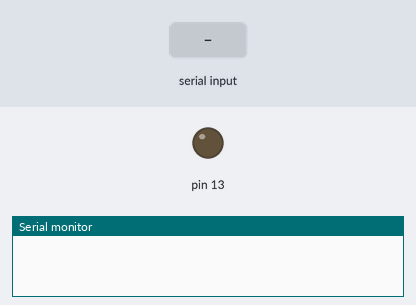
Bench run of a sketch on a simulated Arduino Uno, built with avr-gcc and run on an emulated ATmega328P. On the bench: output pins drawn as LEDs (lit = HIGH), the last lines printed to the serial monitor. The inputs (shaded band) are chosen by the test bench.

Above: at 1.2 s.
1.3 s: "1" received over Serial
At 2.1 s:
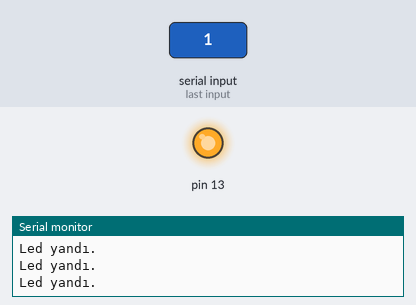
2.8 s: "0" received over Serial
At 3.8 s:
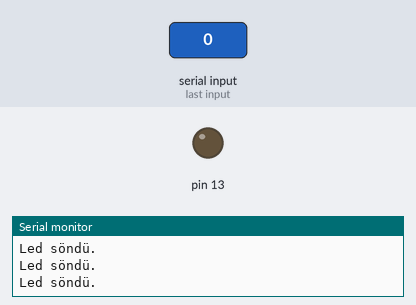
Timing chart, 0 to 5.8 s (numbered marks = the images above; inputs shaded):
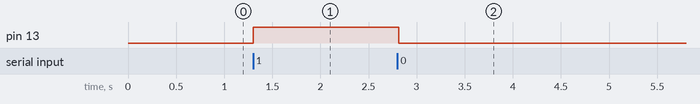

The sketch:

haberlesme.ino
```cpp
int datafromuser = 0;
void setup() {
  Serial.begin(9600);
  pinMode(13, OUTPUT);
}

void loop() {
  if(Serial.available()>0)
  {
    datafromuser=Serial.read();
  }
  if (datafromuser=='1')
  {
    Serial.println("Led yandı.");
    digitalWrite(13, HIGH);
  }
  else if (datafromuser=='0')
  {
    Serial.println("Led söndü.");
    digitalWrite(13, LOW);
  }

}
```

Measured:
- after the input at 1.3 s, pin 13: LOW → HIGH at once
- after the input at 2.8 s, pin 13: HIGH → LOW at once
